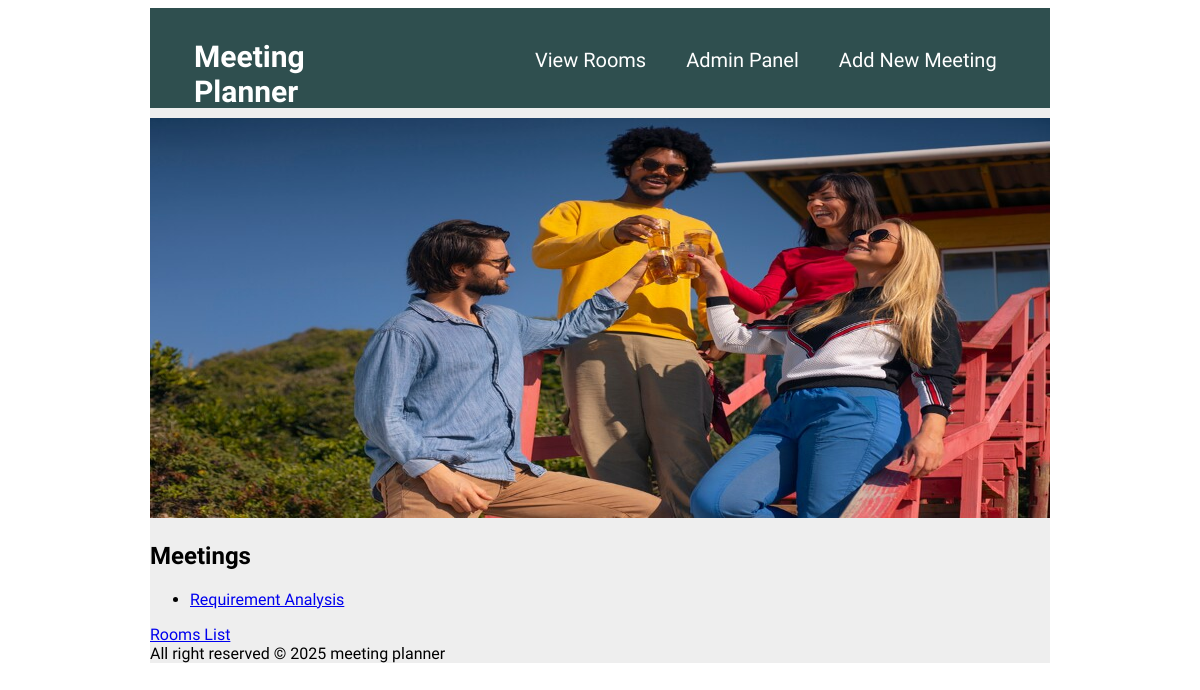
The page /welcome.html on the database as committed earlier.
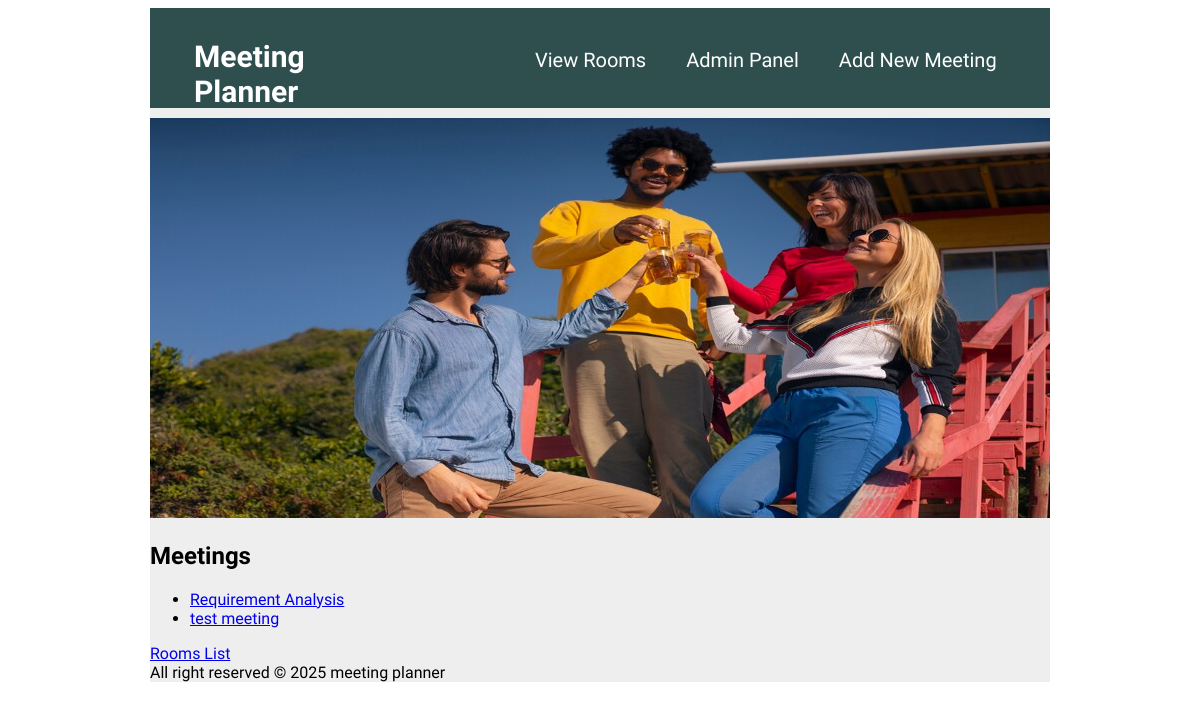
The same page on the database as committed later.
### meetings/models.py (models this page shows, shortened)
class Meeting(models.Model):
    title = models.CharField(max_length=200)
    date = models.DateField()
    start_time = models.TimeField(default=time(9))
    duration = models.IntegerField(default=1)
    room=models.ForeignKey(Room, on_delete=models.CASCADE)

### website/views.py (the view)
# urls.py: path('welcome.html',welcome, name="welcome"),
def welcome(request):
    return render(request, "website/welcome.html",{"meetings": Meeting.objects.all()})

### website/templates/website/welcome.html (shortened to what this page needs)
{% load static %}
<!DOCTYPE html>
<html lang="en">
<head>
    <link rel="stylesheets" type="text/css" href="{% static 'website/style.css' %}">
</head>
<body>
 <div class="container">
     <div class="header">
        <div class="logo">
            <h2>Meeting Planner</h2>
        </div>
        <div class="nav">
            <ul>
                <li><a href="">View Rooms</a></li>
                <li><a href="">Admin Panel</a></li>
                <li><a href="">Add New Meeting</a></li>
            </ul>
        </div>
    </div>
        <img src="{% static 'website/meeting-crew.jpg' %}" alt="" style="width:100%; height:400px;">
    <div class="content">
        <h2>Meetings</h2>
        <ul>
            {% for meeting in meetings %}
            <li>
                <a href="{% url 'detail' meeting.id %}">
                    {{meeting.title}}
                </a>
            </li>
             {% endfor %}
        </ul>
    <a href="{% url 'rooms' %}">Rooms List</a>
    </div>
    <div class="footer">
        <div>All right reserved &copy; 2025 meeting planner</div>
    </div>
 </div>
</body>
</html>

Rows that differ between the two databases and show on the page:
added Meeting: title "test meeting"
